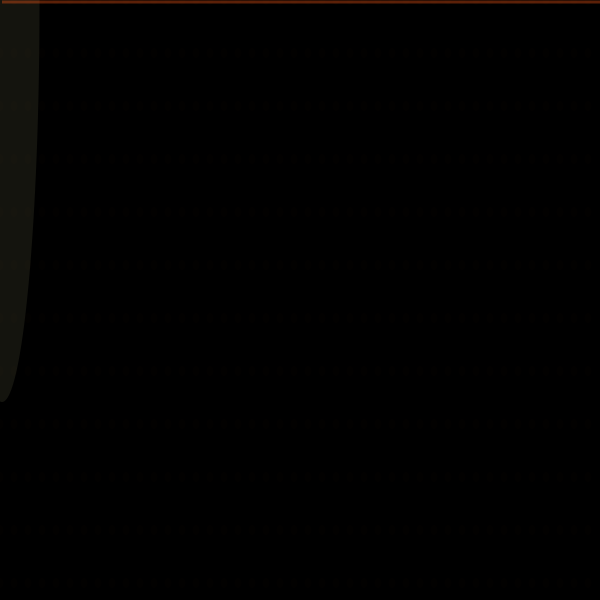
Frame 1 (no input)
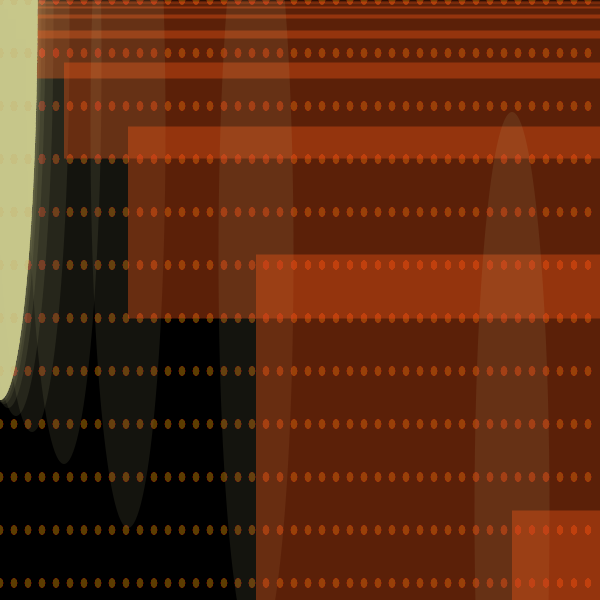
Frame 60 (the mouse pressed at the canvas centre just before this capture)
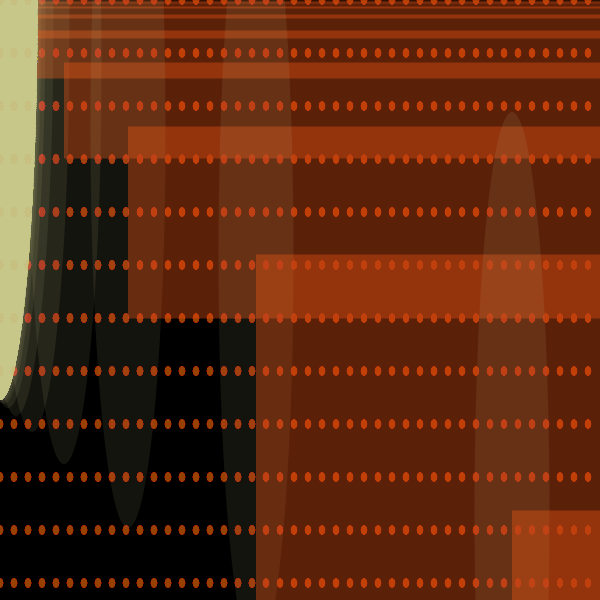
Frame 120 (the mouse held since frame 60 and released just before this capture)

The Processing sketch that drew these frames (run headless with seeded random() and noise(); from frame 60 on, the mouse is pressed at the canvas centre):

// Processing sketch: processing_7753
// ── processing_7753.pde

int x=2;
int y=2;
float z=1.5;
int w =20;
int h = 10;

void setup (){
  size (600, 600);
  background (0);
  smooth();
  
}

void draw (){
  //strokeWeight (3);
  smooth();
  noStroke ();
   for (int xy = 0; xy < width; xy += 22/z) {
  for (int yy = 0; yy <height; yy +=80/z) {
    fill (245, 85, 22, 2);
    ellipse (xy, yy, h/z, h);
  }
}
  
  fill (209, 207, 139, 25);
  //stroke (0);
  ellipse (x, y, 75, 800);
  x = x*2;
  
  strokeWeight (.5);
  fill (245, 85, 22, 95);
  rect (y, y-z, 800, y*z);
  y = y*2;
}
